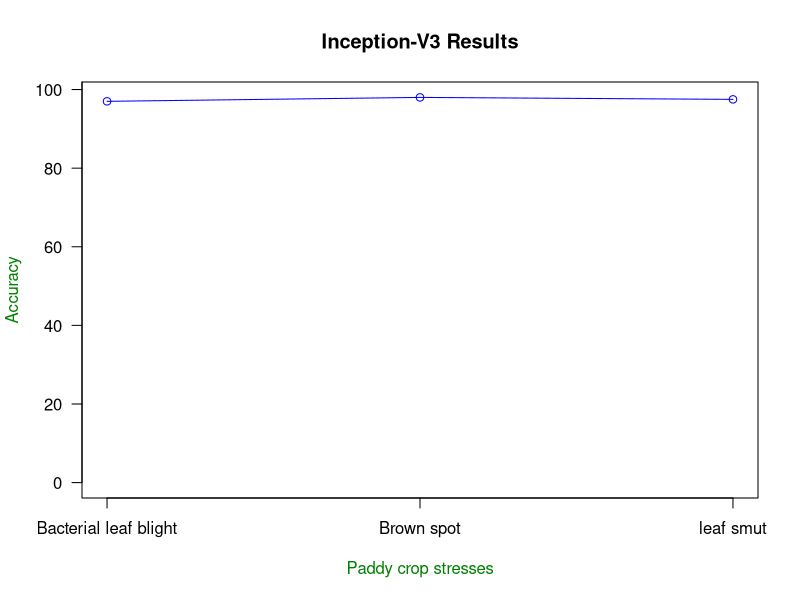

Generate this figure with R:
v <- c(97,98,97.5)
g_range <- range(0, v)
plot(v, type="o", col="blue", ylim=g_range, axes=FALSE, ann=FALSE)
#plot(v, type="o", col="green", ylim=g_range, axes=FALSE, ann=FALSE)
#plot(v, type="o", col="blue", ylim=g_range, axes=FALSE, ann=FALSE)
axis(1, at=1:3, lab=c("Bacterial leaf blight","Brown spot","leaf smut"))
axis(2, las=1, at=20*0:g_range[2])
box()
title(xlab="Paddy crop stresses", col.lab=rgb(0,0.5,0))
title(ylab="Accuracy", col.lab=rgb(0,0.5,0))
title(main="Inception-V3 Results")
# , col.main="red", font.main=4)